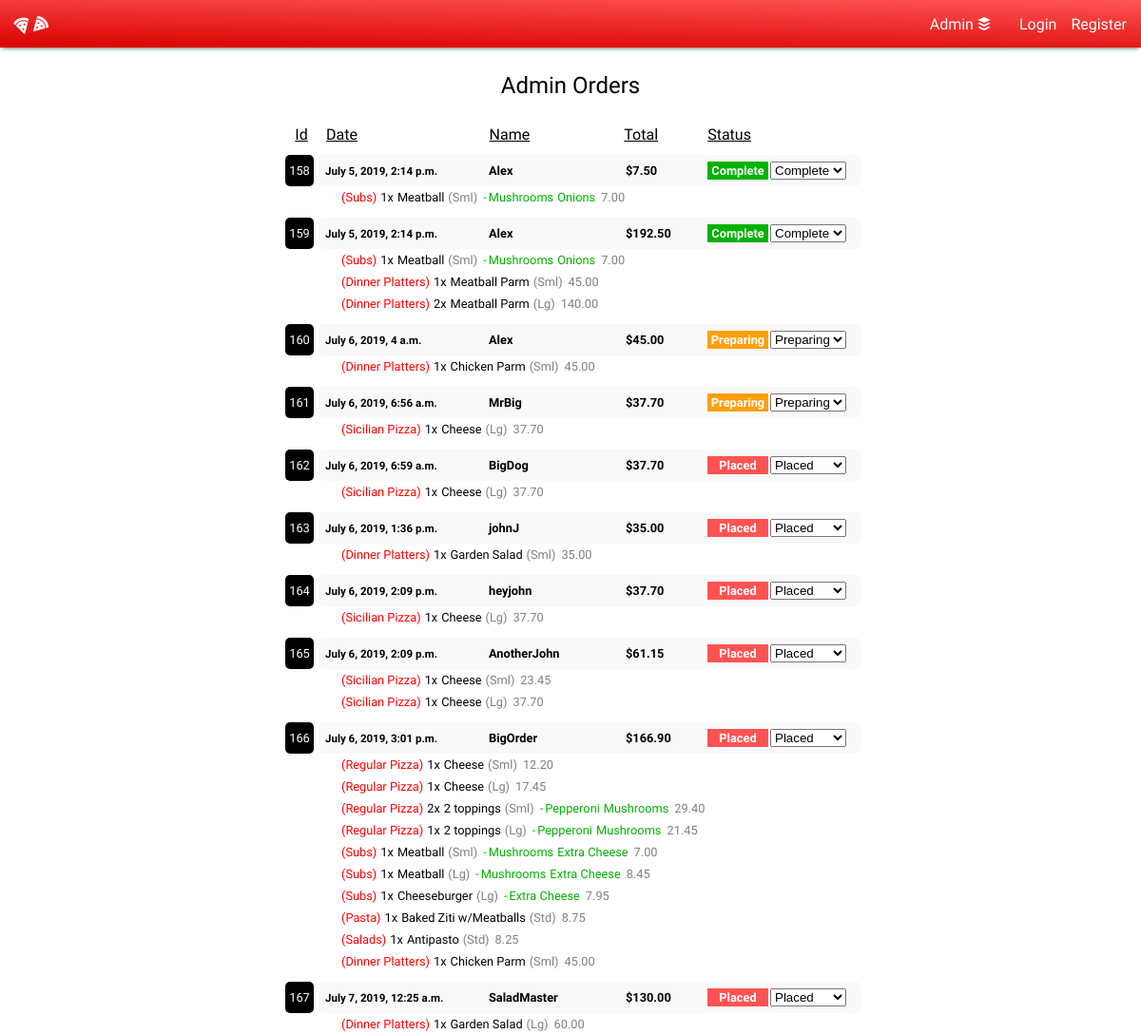
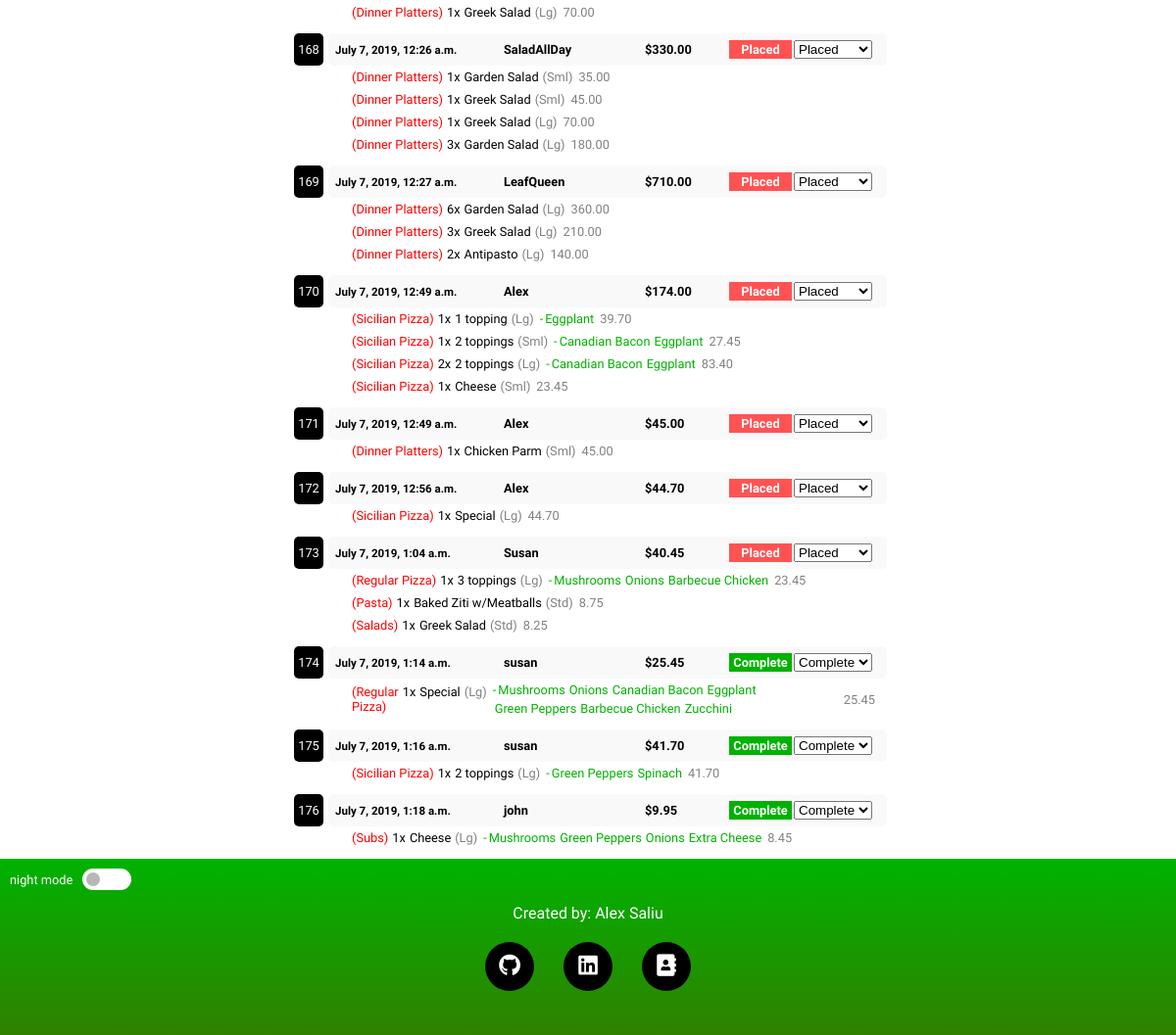
Page /orders/admin on the committed database (2 pictures, top to bottom).
### menu/models.py (models this page shows, shortened)
class Order(models.Model):
    name = models.CharField(max_length=64)
    username = models.CharField(max_length=64, blank=True, null=True)
    total = models.DecimalField(decimal_places=2, max_digits=6)
    created = models.DateTimeField(auto_now_add=True)
    status = models.CharField(max_length=64, default="Placed")

class Category(models.Model):
    name = models.CharField(max_length=64)
    submenu = models.ForeignKey(Submenu, blank=True, null=True, on_delete=models.CASCADE, related_name="categories")
    sizes = models.BooleanField(default=False)

class OrderLine(models.Model):
    orderId = models.ForeignKey(Order, on_delete=models.CASCADE, related_name="items")
    itemId = models.ForeignKey(Item, blank=True, null=True, on_delete=models.CASCADE, related_name="orderItems")
    itemSize = models.CharField(max_length=64, blank=True, null=True)
    price = models.DecimalField(decimal_places=2, max_digits=5, blank=True, null=True)
    quantity = models.IntegerField(default=1, blank=True, null=True)

class Item(models.Model):
    name = models.CharField(max_length=64)
    category = models.ForeignKey(Category, blank=True, on_delete=models.CASCADE, related_name="items")
    stdPrice = models.DecimalField(decimal_places=2, max_digits=5, blank=True, null=True)
    smallPrice = models.DecimalField(decimal_places=2, max_digits=5, blank=True, null=True)
    largePrice = models.DecimalField(decimal_places=2, max_digits=5, blank=True, null=True)

### menu/views.py (the view)
# urls.py: path('orders/<str:name>', views.orders, name="orders"),
def orders(request, name):
    loggedin = request.user.is_authenticated
    user = request.user
    pagename = name
    if name == "admin":
        pagename = "Admin"
    if name != "admin":
        orders = Order.objects.filter(username=user.username)
    else:
        orders = Order.objects.all()
    orderCollection = []
    o = {}
    for order in orders:
        o = {}
        name = order.name
        o["id"] = order.id
        o["name"] = order.name
        o["total"] = order.total
        o["created"] = order.created
        o["status"] = order.status
        orderLinesList = []
        orderObj = Order.objects.get(pk=order.id)
        orderLines = orderObj.items.all().values("id", "itemId", "itemSize", "price", "quantity")
        OL_Container = {}
        for line in orderLines:
            itemName = Item.objects.filter(pk=line["itemId"]).values("name", "category")
            itemCategory = Category.objects.filter(pk=itemName[0]["category"]).values("name")
            OL_Container["itemCategory"] = itemCategory[0]["name"]
            OL_Container["itemName"] = itemName[0]["name"]
            OL_Container["itemSize"] = line["itemSize"]
            OL_Container["qty"] = line["quantity"]
            OL_Container["linePrice"] = line["price"]
            orderLineObj = OrderLine.objects.get(pk=line["id"])
            toppingLines = orderLineObj.toppings.all().values("topping")
            toppingLinesList = []
            for topping in toppingLines:
                toppingName = Topping.objects.filter(pk=topping["topping"]).values("name")
                toppingLinesList.append(toppingName[0]["name"])
            OL_Container["toppings"] = toppingLinesList
            orderLinesList.append(OL_Container)
            OL_Container = {}
        o["orderLines"] = orderLinesList
        orderCollection.append(o)
    context = {
        "user": user,
        "loggedin": loggedin,
        "title": pagename,
        "orders": orderCollection,
    }
    return render(request, "menu/orders.html", context)

### menu/templates/menu/orders.html (shortened to what this page needs)
{% extends "menu/base.html" %}
{% block body %}
  {% include "menu/header.html" %}
    <div class="orders_container">
      <div class="orders_title">
        {{ title }} Orders
      </div>
      <div class="orders_box">
        <div class="orders_headings">
          <div class="order_id_heading">Id</div>
          <div class="order_created_heading">Date</div>
          <div class="order_name_heading">Name</div>
          <div class="order_total_heading">Total</div>
          <div class="order_status_heading">Status</div>
          {% if title == "Admin" %}
          <div class="order_status_spacer"></div>
          {% endif %}
        </div>
        <div class="orders_contents">
          {% for order in orders %}
          <div class="order_box">
            <div class="order_id">
              {{ order.id }}
            </div>
            <div class="order">
              <div class="order_info">
                <div class="order_created">{{ order.created }}</div>
                <div class="order_name">{{ order.name }}</div>
                <div class="order_total">${{ order.total }}</div>
                <div class="order_status {{order.status}}">{{ order.status }}</div>
                <div class="change_order_status">
                  {% if title == "Admin" %}
                  <select data-orderId="{{order.id}}" onchange="changeOrderStatus(this)" class="order_status_selector" name="">
                    <option {% if order.status == "Placed" %}selected{% endif %} value="Placed">Placed</option>
                    <option {% if order.status == "Preparing" %}selected{% endif %} value="Preparing">Preparing</option>
                    <option {% if order.status == "Complete" %}selected{% endif %} value="Complete">Complete</option>
                  </select>
                  {% endif %}
                </div>
              </div>
              {% for orderLine in order.orderLines %}
              <div class="order_line">
                <div class="order_line_item">
                  <div class="line_item_category">
                    ({{ orderLine.itemCategory }})
                  </div>
                  <div class="line_item_qty">
                    {{ orderLine.qty }}x
                  </div>
                  <div class="line_item_name">
                    {{ orderLine.itemName }}
                  </div>
                  <div class="line_item_size">
                    ({{ orderLine.itemSize }})
                  </div>
                </div>
                {% if orderLine.toppings %}
                <div class="order_line_topping">
                  -
                  {% for topping in orderLine.toppings %}
                  <div class="line_item_topping">
                    {{ topping }}
                  </div>
                  {% endfor %}
                </div>
                {% endif %}
                <div class="order_line_price">
                  {{ orderLine.linePrice }}
                </div>
              </div>
              {% endfor %}
            </div>
          </div>
          {% endfor %}
        </div>
      </div>
    </div>
  {% include "menu/footer.html" %}
{% endblock %}

### menu/static/css/style.css (style rules this page uses)
body, html { padding: 0; margin: 0; font-family: 'Fresca', cursive; overflow-x: hidden; }
.orders_container, .page_container { min-height: calc(100vh - 230px); }
.orders_headings div { padding: 2px; text-decoration: underline; }
.order_id_heading { width: 30px; margin-right: 7px; text-align: center; }
.order_created_heading { width: 28%; }
.order_name_heading { width: 23%; }
.order_total_heading { width: 14%; }
.order_status_heading { width: 60px; }
.order_status_spacer { min-width: 90px; }
.orders_contents { width: 95%; max-width: 600px; display: block; font-size: 0.8em; }
.orders_container { display: flex; justify-content: center; flex-wrap: wrap; align-content: flex-start; width: 100%; }
.orders_title { width: 100%; height: 80px; text-align: center; display: flex; justify-content: center; align-items: center; font-size: 1.5em; text-transform: capitalize; }
.orders_headings { width: 95%; max-width: 600px; display: flex; }
.orders_box { width: 700px; display: flex; flex-wrap: wrap; justify-content: center; }
.order_box { display: flex; width: 100%; margin: 10px 0px; transition-duration: 0.3s; }
.order_info { width: 100%; display: flex; background: #f9f9f9; padding: 5px; align-items: center; font-weight: bold; border-radius: 5px; }
.order_info div { padding: 2px; display: flex; align-items: center; }
.order_line { display: flex; align-items: center; margin-left: 20px; }
.order_line div { padding: 2px; }
.order { width: calc(100% - 40px); }
.order_line_item { display: flex; }
.line_item_category { color: red; }
.line_item_size { color: grey; }
.order_line_topping { display: flex; align-items: center; flex-wrap: wrap; color: #00b200; }
.order_line_price { color: grey; }
.order_id { width: 30px; background: #000000; margin-right: 5px; color: white; display: flex; align-items: center; justify-content: center; height: 33px; border-radius: 5px; }
.order_name, .order_total, .order_info { color: black; }
.order_name { width: 25%; }
.order_created { width: 30%; font-size: 0.9em; }
.order_total { width: 15%; }
.order_info .order_status { justify-content: center; color: white; width: 60px; }
.Placed { background: #ff5353; }
.Preparing { background: #ff9f0a; }
.Complete { background: #01b200; }

### rows in the picture
Order: created "July 5, 2019, 2:14 p.m.", name "Alex", total "7.50", status "Complete", status "Complete"
Category: itemCategory "Subs", qty "1", itemName "Meatball", itemSize "Sml", toppings "Mushrooms" "Onions" "Mushrooms" "Onions" "Mushrooms" "Extra Cheese" "Mushrooms" "Extra Cheese" "Extra Cheese" "Mushrooms" "Green Peppers" "Onions" "Extra Cheese", linePrice "7.00", itemSize "Lg", linePrice "8.45", itemName "Cheeseburger", linePrice "7.95", itemName "Cheese"
Order: created "July 5, 2019, 2:14 p.m.", name "Alex", total "192.50", status "Complete", status "Complete"
Category: itemCategory "Dinner Platters", qty "1", itemName "Meatball Parm", itemSize "Sml", linePrice "45.00", qty "2", itemSize "Lg", linePrice "140.00", itemName "Chicken Parm", itemName "Garden Salad", linePrice "35.00", linePrice "60.00", itemName "Greek Salad", linePrice "70.00", itemName "Antipasto"
Order: created "July 6, 2019, 4 a.m.", name "Alex", total "45.00", status "Preparing", status "Preparing"
Order: created "July 6, 2019, 6:56 a.m.", name "MrBig", total "37.70", status "Preparing", status "Preparing"
Category: itemCategory "Sicilian Pizza", qty "1", itemName "Cheese", itemSize "Lg", linePrice "37.70", itemSize "Sml", linePrice "23.45", itemName "1 topping", toppings "Eggplant" "Canadian Bacon" "Eggplant" "Green Peppers" "Spinach", linePrice "39.70", itemName "2 toppings", linePrice "27.45", itemName "Special", linePrice "44.70", linePrice "41.70"
Order: created "July 6, 2019, 6:59 a.m.", name "BigDog", total "37.70", status "Placed", status "Placed"
Order: created "July 6, 2019, 1:36 p.m.", name "johnJ", total "35.00", status "Placed", status "Placed"
Order: created "July 6, 2019, 2:09 p.m.", name "heyjohn", total "37.70", status "Placed", status "Placed"
Order: created "July 6, 2019, 2:09 p.m.", name "AnotherJohn", total "61.15", status "Placed", status "Placed"
Order: created "July 6, 2019, 3:01 p.m.", name "BigOrder", total "166.90", status "Placed", status "Placed"
Category: itemCategory "Regular Pizza", qty "1", itemName "Cheese", itemSize "Sml", linePrice "12.20", itemSize "Lg", linePrice "17.45", itemName "2 toppings", toppings "Pepperoni" "Mushrooms" "Mushrooms" "Onions" "Barbecue Chicken" "Mushrooms" "Onions" "Canadian Bacon" "Eggplant" "Green Peppers" "Barbecue Chicken" "Zucchini", linePrice "21.45", itemName "3 toppings", linePrice "23.45", itemName "Special", linePrice "25.45"
OrderLine: itemSize "Sml", linePrice "29.40"
OrderLine: itemSize "Std", linePrice "8.75"
OrderLine: itemSize "Std", linePrice "8.25"
Order: created "July 7, 2019, 12:25 a.m.", name "SaladMaster", total "130.00", status "Placed", status "Placed"
Order: created "July 7, 2019, 12:26 a.m.", name "SaladAllDay", total "330.00", status "Placed", status "Placed"
OrderLine: itemSize "Lg", linePrice "180.00"
Order: created "July 7, 2019, 12:27 a.m.", name "LeafQueen", total "710.00", status "Placed", status "Placed"
Item: itemCategory "Dinner Platters", qty "6", itemName "Garden Salad", itemSize "Lg", linePrice "360.00"
OrderLine: itemSize "Lg", linePrice "210.00"
Order: created "July 7, 2019, 12:49 a.m.", name "Alex", total "174.00", status "Placed", status "Placed"
Item: itemCategory "Sicilian Pizza", qty "2", itemName "2 toppings", itemSize "Lg", toppings "Canadian Bacon" "Eggplant", linePrice "83.40"
Order: created "July 7, 2019, 12:49 a.m.", name "Alex", total "45.00", status "Placed", status "Placed"
Order: created "July 7, 2019, 12:56 a.m.", name "Alex", total "44.70", status "Placed", status "Placed"
Order: created "July 7, 2019, 1:04 a.m.", name "Susan", total "40.45", status "Placed", status "Placed"
OrderLine: itemSize "Std", linePrice "8.75"
OrderLine: itemSize "Std", linePrice "8.25"
Order: created "July 7, 2019, 1:14 a.m.", name "susan", total "25.45", status "Complete", status "Complete"
Order: created "July 7, 2019, 1:16 a.m.", name "susan", total "41.70", status "Complete", status "Complete"
Order: created "July 7, 2019, 1:18 a.m.", name "john", total "9.95", status "Complete", status "Complete"

### other values in the picture
{{ title }} "Admin"
{{ order.id }} "158" "159" "160" "161" "162" "163" "164" "165" "166" "167" "168" "169" "170" "171" "172" "173" "174" "175" "176"
{{ orderLine.itemCategory }} "Regular Pizza" "Pasta" "Salads" "Dinner Platters" "Dinner Platters" "Pasta" "Salads"
{{ orderLine.qty }} "2" "1" "1" "3" "3" "1" "1"
{{ orderLine.itemName }} "2 toppings" "Baked Ziti w/Meatballs" "Antipasto" "Garden Salad" "Greek Salad" "Baked Ziti w/Meatballs" "Greek Salad"
{{ topping }} "Pepperoni" "Mushrooms"
